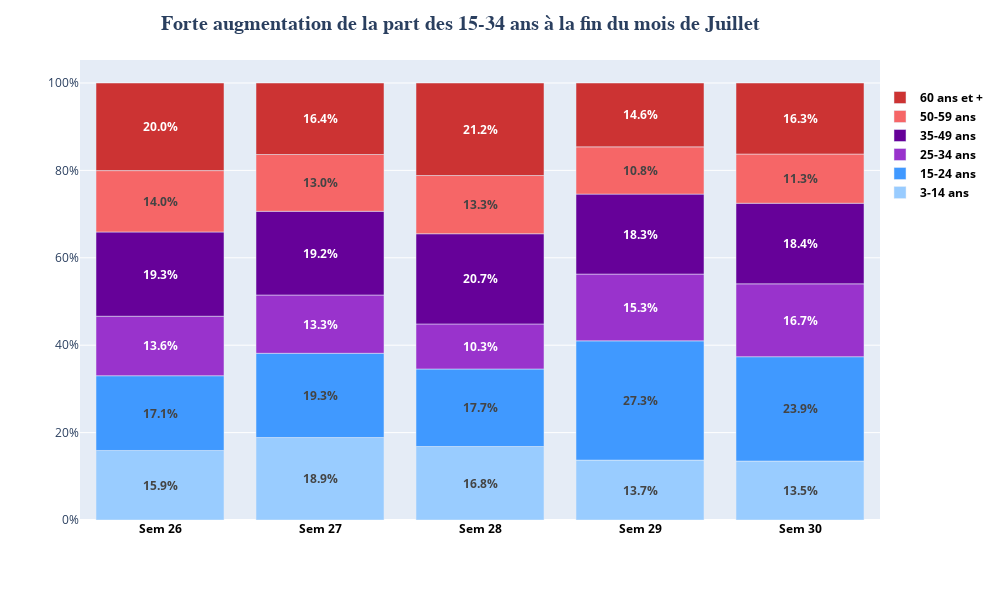

Notebook code cell kept with this figure:
### Markdown cell above
### **Modifier le layout du graphique avec la méthode fig.update_layout()**  
Lien vers la doc : https://plotly.com/python-api-reference/generated/plotly.graph_objects.Layout.html#plotly.graph_objects.Layout  

Ajouter un titre, modifier la hauteur et la largeur à l'aide des paramètres suivants  
- title = dict(  
    * text=..., # str : texte à ajouter  
    font=dict( # modifie la taille, la police, mise en gras etc.  
        size: ... # int  
        family: ... # str ; change la police 'Arial' etc  
        weight: ... # int ou str : mettre en gras ('bold' en anglais)  
    )  
    x= ... #float entre 0 et 1
    xanchor= ... #str 'left', 'center', 'right', permet d'aligner le titre horizontalement
    y=... #float entre 0 et 1
    yanchor=... #str 'top', 'middle', 'center', permet d'aligner le titre verticalement
)  
- height: ... # int  
- width: ... # int 

Lien vrs la doc du titre : https://plotly.com/python-api-reference/generated/plotly.graph_objects.layout.html#plotly.graph_objects.layout.Title

### Code cell
fig.update_layout(
    title=dict(
        text='Forte augmentation de la part des 15-34 ans à la fin du mois de Juillet', 
        font=dict(
            size=20,
            family='Century Gothic',
            weight='bold',
            ),
        x=0.46,
        xanchor='center',
        ),
    height=600,
    width=1000,
)

### Figure 1 — Plotly figure (JSON) as saved in the notebook; plotly's stock layout.template omitted (floating-point values rounded to 4 significant figures)
{"data": [{"hovertemplate": "age_cat_6=3-14 ans<br>sem_cine=%{x}<br>profil_age=%{text}<extra></extra>", "insidetextanchor": "middle", "legendgroup": "3-14 ans", "marker": {"color": "rgba(153,204,255,1)", "pattern": {"shape": ""}}, "name": "3-14 ans", "orientation": "v", "showlegend": true, "text": [0.1591, 0.1887, 0.1682, 0.137, 0.1349], "textposition": "inside", "texttemplate": "<b>%{y:.1%}</b>", "type": "bar", "x": [2326, 2327, 2328, 2329, 2330], "xaxis": "x", "y": [0.1591, 0.1887, 0.1682, 0.137, 0.1349], "yaxis": "y"}, {"hovertemplate": "age_cat_6=15-24 ans<br>sem_cine=%{x}<br>profil_age=%{text}<extra></extra>", "insidetextanchor": "middle", "legendgroup": "15-24 ans", "marker": {"color": "rgba(64,153,255,1)", "pattern": {"shape": ""}}, "name": "15-24 ans", "orientation": "v", "showlegend": true, "text": [0.1711, 0.1927, 0.1774, 0.2729, 0.2388], "textposition": "inside", "texttemplate": "<b>%{y:.1%}</b>", "type": "bar", "x": [2326, 2327, 2328, 2329, 2330], "xaxis": "x", "y": [0.1711, 0.1927, 0.1774, 0.2729, 0.2388], "yaxis": "y"}, {"hovertemplate": "age_cat_6=25-34 ans<br>sem_cine=%{x}<br>profil_age=%{text}<extra></extra>", "insidetextanchor": "middle", "legendgroup": "25-34 ans", "marker": {"color": "rgba(153,51,204,1)", "pattern": {"shape": ""}}, "name": "25-34 ans", "orientation": "v", "showlegend": true, "text": [0.1361, 0.1334, 0.103, 0.1528, 0.1668], "textposition": "inside", "texttemplate": "<b>%{y:.1%}</b>", "type": "bar", "x": [2326, 2327, 2328, 2329, 2330], "xaxis": "x", "y": [0.1361, 0.1334, 0.103, 0.1528, 0.1668], "yaxis": "y"}, {"hovertemplate": "age_cat_6=35-49 ans<br>sem_cine=%{x}<br>profil_age=%{text}<extra></extra>", "insidetextanchor": "middle", "legendgroup": "35-49 ans", "marker": {"color": "rgba(102,1,153,1)", "pattern": {"shape": ""}}, "name": "35-49 ans", "orientation": "v", "showlegend": true, "text": [0.1928, 0.1916, 0.2065, 0.183, 0.1844], "textposition": "inside", "texttemplate": "<b>%{y:.1%}</b>", "type": "bar", "x": [2326, 2327, 2328, 2329, 2330], "xaxis": "x", "y": [0.1928, 0.1916, 0.2065, 0.183, 0.1844], "yaxis": "y"}, {"hovertemplate": "age_cat_6=50-59 ans<br>sem_cine=%{x}<br>profil_age=%{text}<extra></extra>", "insidetextanchor": "middle", "legendgroup": "50-59 ans", "marker": {"color": "rgba(246,102,103,1)", "pattern": {"shape": ""}}, "name": "50-59 ans", "orientation": "v", "showlegend": true, "text": [0.1404, 0.13, 0.1332, 0.1081, 0.1126], "textposition": "inside", "texttemplate": "<b>%{y:.1%}</b>", "type": "bar", "x": [2326, 2327, 2328, 2329, 2330], "xaxis": "x", "y": [0.1404, 0.13, 0.1332, 0.1081, 0.1126], "yaxis": "y"}, {"hovertemplate": "age_cat_6=60 ans et +<br>sem_cine=%{x}<br>profil_age=%{text}<extra></extra>", "insidetextanchor": "middle", "legendgroup": "60 ans et +", "marker": {"color": "rgba(204,51,51,1)", "pattern": {"shape": ""}}, "name": "60 ans et +", "orientation": "v", "showlegend": true, "text": [0.2005, 0.1636, 0.2117, 0.1462, 0.1626], "textposition": "inside", "texttemplate": "<b>%{y:.1%}</b>", "type": "bar", "x": [2326, 2327, 2328, 2329, 2330], "xaxis": "x", "y": [0.2005, 0.1636, 0.2117, 0.1462, 0.1626], "yaxis": "y"}], "layout": {"barmode": "relative", "height": 600, "legend": {"font": {"color": "black", "size": 12, "weight": "bold"}, "orientation": "v", "title": {}, "tracegroupgap": 0, "traceorder": "reversed", "x": 1, "xanchor": "left", "y": 0.95, "yanchor": "top"}, "margin": {"t": 60}, "title": {"font": {"family": "Century Gothic", "size": 20, "weight": "bold"}, "text": "Forte augmentation de la part des 15-34 ans à la fin du mois de Juillet", "x": 0.46, "xanchor": "center"}, "width": 1000, "xaxis": {"anchor": "y", "domain": [0, 1], "tickfont": {"color": "black", "size": 12, "weight": "bold"}, "tickmode": "array", "ticktext": ["Sem 26", "Sem 27", "Sem 28", "Sem 29", "Sem 30"], "tickvals": [2326, 2327, 2328, 2329, 2330], "title": {}}, "yaxis": {"anchor": "x", "domain": [0, 1], "tickformat": ".0%", "title": {}}}}
